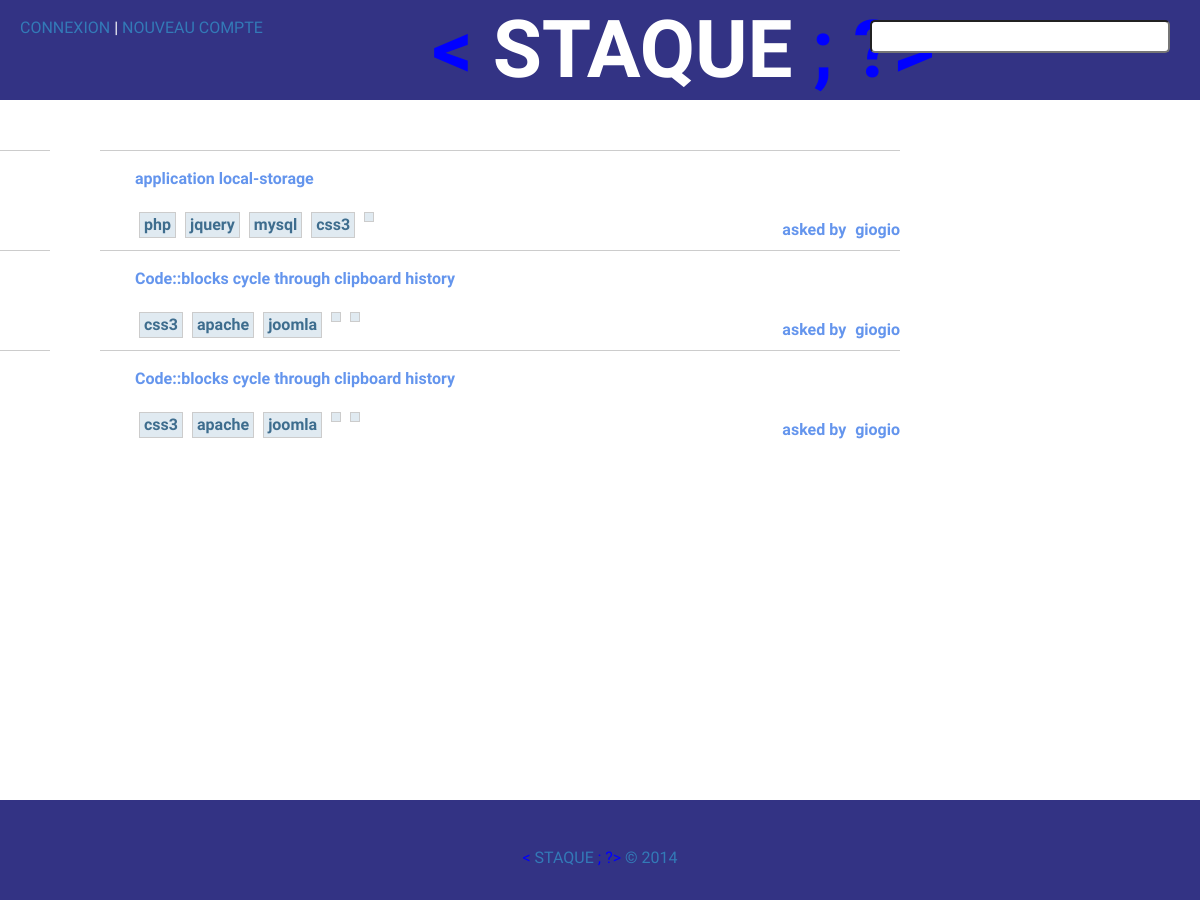
Before: /questions.php with the older database file.
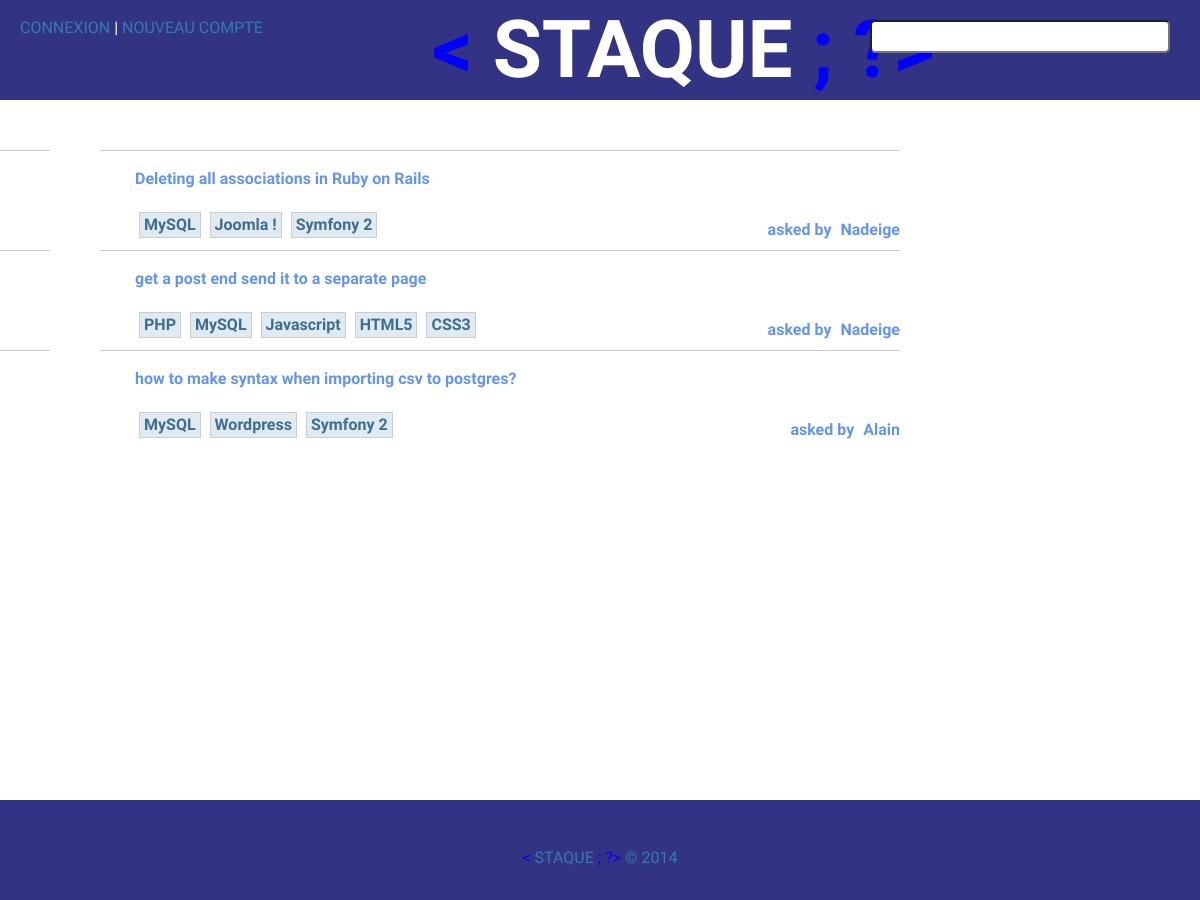
After: the same page with the newer database file.
### tables this page shows
CREATE TABLE IF NOT EXISTS `questions` (
`id` int(11) NOT NULL,
  `title` varchar(150) NOT NULL,
  `contenu` text NOT NULL,
  `id_user` int(11) NOT NULL,
  `keyword1` varchar(255) NOT NULL,
  `keyword2` varchar(255) DEFAULT NULL,
  `keyword3` varchar(255) DEFAULT NULL,
  `keyword4` varchar(255) DEFAULT NULL,
  `keyword5` varchar(255) DEFAULT NULL,
  `dateCreated` datetime NOT NULL,
  `dateModified` datetime NOT NULL
);

CREATE TABLE IF NOT EXISTS `users` (
`id` int(11) NOT NULL,
  `name` varchar(255) NOT NULL,
  `avatar` varchar(255) DEFAULT NULL,
  `email` varchar(50) NOT NULL,
  `username` varchar(50) NOT NULL,
  `password` varchar(255) NOT NULL,
  `salt` varchar(50) NOT NULL,
  `token` varchar(50) NOT NULL,
  `dateRegistered` datetime NOT NULL,
  `dateModified` datetime NOT NULL,
  `job` varchar(255) NOT NULL,
  `country` varchar(255) NOT NULL,
  `language` varchar(255) NOT NULL,
  `externallink` varchar(255) DEFAULT NULL
);

### questions.php (the view, shortened to what this page needs)
<?php
  include("db.php");
$sql="SELECT *
          FROM questions
          LEFT JOIN users on users.id=questions.id_user
          ORDER BY dateCreated DESC
          LIMIT 15";
    $stmt=$dbh->prepare($sql);
    $stmt->execute();
    $questions=$stmt->fetchAll();
?>
<?php include("inc/top.php"); ?>
<main class="mainContentQuestions">
<div class="maindetail">
        <?php
          foreach($questions as $question):
          ?>
        <div class="vote">
        </div>
        <div class="questions">
          <a href=""> <?php echo $question['title']; ?>
          </a>
          <div id="tag">
            <p class="keyword">
              <?php echo $question['keyword1']; ?>
            </p>
              <?php
              if($question['keyword2'] == " "){ ?>
              <p style="display:none"></p> <?php }
              else { ?>
              <p class="keyword"> <?php echo $question['keyword2']; ?></p>
              <?php } ?>
              <?php
              if($question['keyword3'] == " "){ ?>
              <p style="display:none"></p> <?php }
              else { ?>
              <p class="keyword"><?php echo $question['keyword3']; ?></p>
              <?php } ?>
              <?php
              if($question['keyword4'] == " "){ ?>
              <p style="display:none"></p> <?php }
              else { ?>
              <p class="keyword"><?php echo $question['keyword4']; ?></p>
              <?php } ?>
              <?php
              if($question['keyword5'] == " "){ ?>
              <p style="display:none"></p> <?php }
              else { ?>
              <p class="keyword"><?php echo $question['keyword5']; ?></p>
              <?php } ?>
            <div id="identification">
              <a>asked by</a>
              <a href=""><?php echo $question['username']; ?></a>
            </div>
          </div>
        </div>
        <?php endforeach; ?>
      </div>
      </main>
      <?php include("inc/bottom.php"); ?>

Changed rows visible on the page:
removed questions: title "application local-storage", keyword1 "php", keyword2 "jquery", keyword3 "mysql", keyword4 "css3", id_user.username "giogio"
removed questions: title "Code::blocks cycle through clipboard history", keyword1 "css3", keyword2 "apache", keyword3 "joomla", id_user.username "giogio"
removed questions: title "Code::blocks cycle through clipboard history", keyword1 "css3", keyword2 "apache", keyword3 "joomla", id_user.username "giogio"
added questions: title "Deleting all associations in Ruby on Rails", keyword1 "MySQL", keyword2 "Joomla !", keyword3 "Symfony 2", id_user.username "Nadeige"
added questions: title "get a post end send it to a separate page", keyword1 "PHP", keyword2 "MySQL", keyword3 "Javascript", keyword4 "HTML5", keyword5 "CSS3", id_user.username "Nadeige"
added questions: title "how to make syntax when importing csv to postgres?", keyword1 "MySQL", keyword2 "Wordpress", keyword3 "Symfony 2", id_user.username "Alain"
